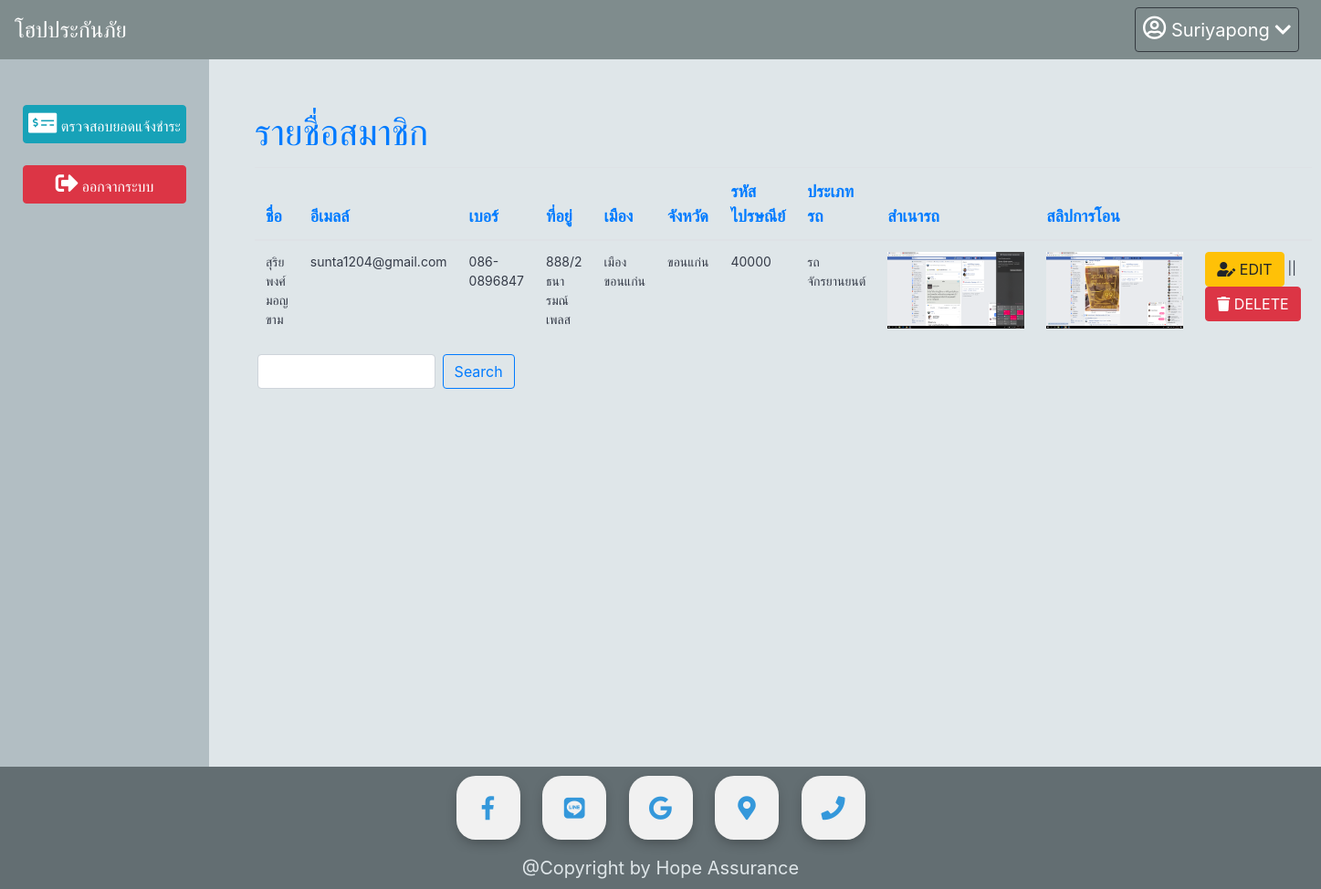
/admin/checkPayment.php (signed in), run on the app's committed database.
### tables this page shows
CREATE TABLE `payment` (
  `payment_id` int(11) NOT NULL,
  `payment_cartype` varchar(255) NOT NULL,
  `payment_plate` varchar(255) NOT NULL,
  `payment_username` varchar(255) NOT NULL,
  `payment_name` varchar(100) NOT NULL,
  `payment_email` varchar(45) NOT NULL,
  `payment_phone` varchar(45) NOT NULL,
  `payment_address` varchar(255) NOT NULL,
  `payment_city` varchar(45) NOT NULL,
  `payment_country` varchar(45) NOT NULL,
  `payment_zipcode` int(5) NOT NULL,
  `payment_picName` varchar(255) NOT NULL,
  `payment_proof` varchar(255) DEFAULT NULL,
  `payment_status` enum('P','U') NOT NULL DEFAULT 'U',
  `transport_status` enum('N','D') NOT NULL DEFAULT 'N',
  `payment_track` varchar(255) DEFAULT NULL,
  `payment_date` varchar(255) NOT NULL
);

### admin/checkPayment.php (the view, shortened to what this page needs)
<?php
  include "../connect.php";
$stmt2 = $pdo->prepare("SELECT * FROM payment");
$stmt2->execute();
?>
<!DOCTYPE html>
<html>
<head>
	<link rel="stylesheet" href="https://maxcdn.bootstrapcdn.com/bootstrap/4.0.0/css/bootstrap.min.css">
	<link rel="stylesheet" href="https://use.fontawesome.com/releases/v5.4.1/css/all.css">
</head>
<body>
	<?php include '../navbar/navbarAdmin.php'; ?>
	<div style="display: flex;">
		<div style="height: 775px; width: 300px; background-color: #b2bec3;">
			<div style="margin: 30px; margin-top: 50px;">
				<div class="form-row">
					<a href="checkPayment.php" class="btn btn-info col-md-12"><i class="fas fa-money-check-alt fa-spin" style="font-size: 25px;"></i>  ตรวจสอบยอดแจ้งชำระ </a>
				</div><br>
				<div class="form-row">
					<a href="../logout/logout.php" class="btn btn-danger col-md-12"><i class="fas fa-sign-out-alt fa-spin" style="font-size: 25px;"></i> ออกจากระบบ </a>
				</div><br>
			</div>
		</div>
		<div style="height: 775px; width: 100%; background-color: #dfe6e9;">
			<div style="margin: 50px;">
				<label class="text-primary" style="font-size: 40px;">รายชื่อสมาชิก</label>
				<div id="table-wrapper">
  					<div id="table-scroll">
				<table class="table table-hover">
					<thead class="text-primary" style="font-size: 18px;">
						<tr>
							<th>ชื่อ</th>
							<th>อีเมลล์</th>
							<th>เบอร์</th>
							<th>ที่อยู่</th>
							<th>เมือง</th>
							<th>จังหวัด</th>
							<th>รหัสไปรษณีย์</th>
							<th>ประเภทรถ</th>
							<th>สำเนารถ</th>
							<th>สลิปการโอน</th>
							<th></th>
						</tr>
					</thead>
					<?php while ($row=$stmt2->fetch()) { ?>
					<tbody style="font-size: 14px; color: #353b48;">
						<tr>
							<td><?=$row["payment_name"] ?></td>
							<td><?=$row["payment_email"] ?></td>
							<td><?=$row["payment_phone"] ?></td>
							<td><?=$row["payment_address"] ?></td>
							<td><?=$row["payment_city"] ?></td>
							<td><?=$row["payment_country"] ?></td>
							<td><?=$row["payment_zipcode"] ?></td>
							<?php if ($row["payment_cartype"] == "mortorbike") { ?>
								<td>รถจักรยานยนต์</td>
							<?php } elseif ($row["payment_cartype"] == "car") { ?>
								<td>รถยนต์</td>
							<?php } elseif ($row["payment_cartype"] == "truck") { ?>
								<td>รถบรรทุก</td>
							<?php } ?>
							<td><a  data-toggle="modal" data-target="#zoomCar<?=$row['payment_id'] ?>"> <img src="../paymentPic/<?=$row['payment_picName'] ?>" style="width: 150px;" ></a> </td>
							<td><a  data-toggle="modal" data-target="#zoomProof<?=$row['payment_id'] ?>"> <img src="../paymentProof/<?=$row['payment_proof'] ?>" style="width: 150px;" ></a> </td>
							<td>
								<button class="btn btn-warning " data-toggle="modal" data-target="#editTransport<?=$row['payment_id']?>"><i class="fas fa-user-edit"></i> EDIT  </button>  ||
								<button class="btn btn-danger " data-toggle="modal" data-target="#deleteTransport<?=$row['payment_id'] ?>"><i class="fas fa-trash"></i> DELETE  </button>
							</td>
						</tr>
					</tbody>
				<?php } ?>
				</table>
				</div>
				</div>
					<div class="form-row">
						<input type="text" name="key" value="" class="form-control col-2 mx-sm-2">
						<button type="submit" class="btn btn-outline-primary">Search</button>
					</div>
			</div>
		</div>
	</div>
</body>
</html>

### navbar/navbarAdmin.php (shortened to what this page needs)
  <nav class="navbar navbar-expand-lg   navbar-light " style="background-color: #7f8c8d;">
  <a class="navbar-brand" style="font-size: 24px; color: #ffffff;" href="/"> โฮปประกันภัย </a>
  <div class="collapse navbar-collapse" id="navbarSupportedContent">
    <ul class="nav navbar-nav mr-right">
     <li class="nav-item dropdown " >
    <button style="width: 180px; color: #ffffff; font-size: 20px;" class="nav-link hoverborder btn btn-outline-dark mx-sm-2 "  id="navbarDropdown" style="color: #ffffff;" role="button" data-toggle="dropdown" aria-haspopup="true" aria-expanded="false" data-target="#dropdown-user" ><i class="far fa-user-circle" style="font-size: 26px;"></i>  <?=$_SESSION["member_name"]?>  <i class="fas fa-chevron-down"></i></button>
      </li>
      </ul>
  </div>
</nav>

### footer/styleFooter.css (style rules this page uses)
footer { text-align: center; background: #636e72; }
.copyright { color: #dfe6e9; font-size: 20px; }
.btnlink { display: inline-block; width: 70px; height: 70px; background: #f1f1f1; margin: 10px; border-radius: 30%; box-shadow: 0 5px 15px -5px #00000070; color: #3498db; overflow: hidden; position: relative; }
.btnlink i { line-height: 70px; font-size: 26px; transition: 0.2s linear; }
.btnlink::before { content: ""; position: absolute; width: 120%; height: 120%; background: #3498db; transform: rotate(45deg); left: -110%; top: 90%; }

### data on the page
payment: payment_name "สุริยพงศ์ มอญขาม", payment_email "sunta1204@gmail.com", payment_phone "086-0896847", payment_address "888/2 ธนารมณ์เพลส", payment_city "เมืองขอนแก่น", payment_country "ขอนแก่น", payment_zipcode "40000", payment_cartype "รถจักรยานยนต์", payment_picName (picture), payment_proof (picture)

### other printed values
$_SESSION["member_name"] "Suriyapong"
